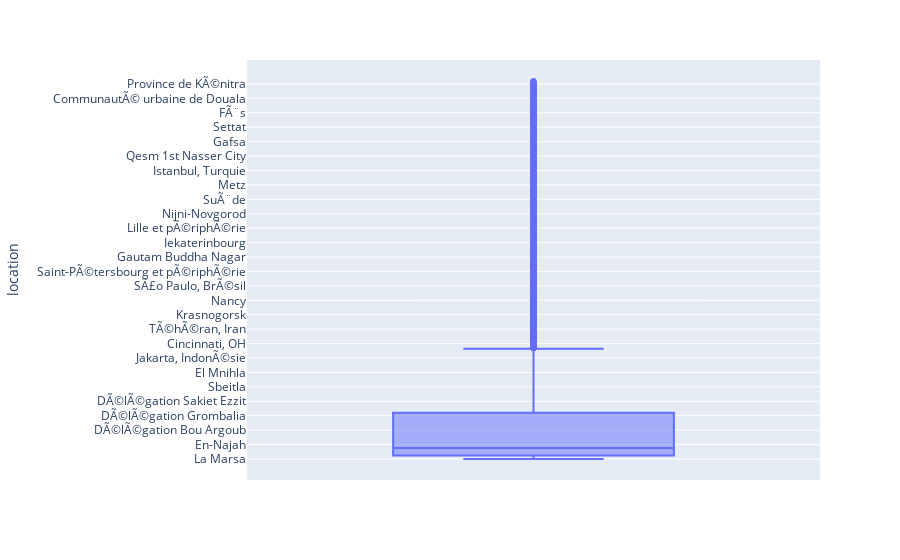

Notebook source saved alongside this figure:
### Code cell
fig = px.box(df, y="location")
fig.show()

### Figure 1 — Plotly figure (JSON) as saved in the notebook; plotly's stock layout.template omitted (floating-point values rounded to 4 significant figures; data arrays with more than 128 entries replaced by an {"elided": "..."} marker saying what was removed)
{"data": [{"alignmentgroup": "True", "hovertemplate": "location=%{y}<extra></extra>", "legendgroup": "", "marker": {"color": "#636efa"}, "name": "", "notched": false, "offsetgroup": "", "orientation": "v", "showlegend": false, "type": "box", "x0": " ", "xaxis": "x", "y": {"elided": "5581 str values"}, "y0": " ", "yaxis": "y"}], "layout": {"autosize": true, "boxmode": "group", "legend": {"tracegroupgap": 0}, "margin": {"t": 60}, "xaxis": {"anchor": "y", "autorange": true, "domain": [0, 1], "range": [-0.5, 0.5], "type": "category"}, "yaxis": {"anchor": "x", "autorange": true, "domain": [0, 1], "range": [-36.39, 691.4], "title": {"text": "location"}, "type": "category"}}}
